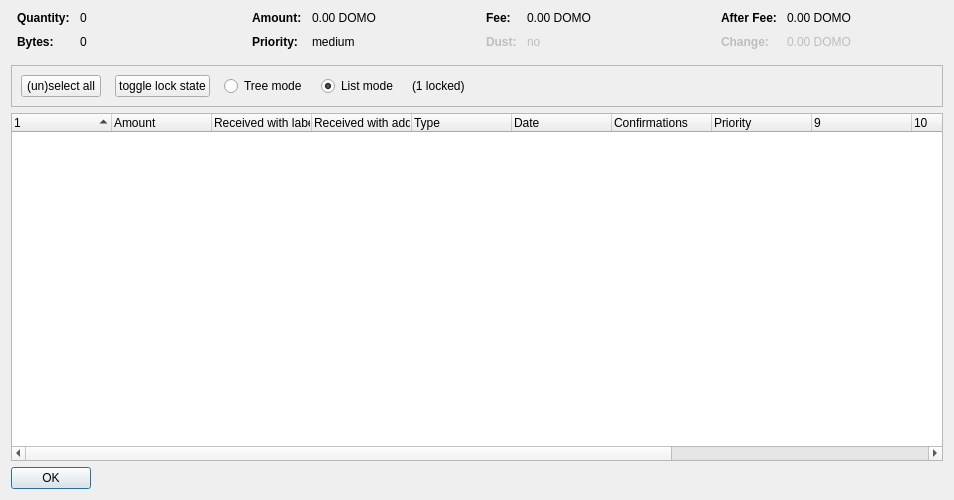
<?xml version="1.0" encoding="UTF-8"?>
<ui version="4.0">
 <class>CoinControlDialog</class>
 <widget class="QDialog" name="CoinControlDialog">
  <property name="geometry">
   <rect>
    <x>0</x>
    <y>0</y>
    <width>954</width>
    <height>500</height>
   </rect>
  </property>
  <property name="windowTitle">
   <string>Coin Selection</string>
  </property>
  <layout class="QVBoxLayout" name="verticalLayout">
   <item>
    <layout class="QHBoxLayout" name="horizontalLayoutTop" stretch="0,0,0,0">
     <property name="topMargin">
      <number>0</number>
     </property>
     <property name="bottomMargin">
      <number>10</number>
     </property>
     <item>
      <layout class="QFormLayout" name="formLayoutCoinControl1">
       <property name="horizontalSpacing">
        <number>10</number>
       </property>
       <property name="verticalSpacing">
        <number>10</number>
       </property>
       <property name="leftMargin">
        <number>6</number>
       </property>
       <property name="rightMargin">
        <number>6</number>
       </property>
       <item row="0" column="0">
        <widget class="QLabel" name="labelCoinControlQuantityText">
         <property name="font">
          <font>
           <weight>75</weight>
           <bold>true</bold>
          </font>
         </property>
         <property name="text">
          <string>Quantity:</string>
         </property>
        </widget>
       </item>
       <item row="0" column="1">
        <widget class="QLabel" name="labelCoinControlQuantity">
         <property name="cursor">
          <cursorShape>IBeamCursor</cursorShape>
         </property>
         <property name="contextMenuPolicy">
          <enum>Qt::ActionsContextMenu</enum>
         </property>
         <property name="text">
          <string notr="true">0</string>
         </property>
         <property name="textInteractionFlags">
          <set>Qt::LinksAccessibleByMouse|Qt::TextSelectableByKeyboard|Qt::TextSelectableByMouse</set>
         </property>
        </widget>
       </item>
       <item row="1" column="0">
        <widget class="QLabel" name="labelCoinControlBytesText">
         <property name="font">
          <font>
           <weight>75</weight>
           <bold>true</bold>
          </font>
         </property>
         <property name="text">
          <string>Bytes:</string>
         </property>
        </widget>
       </item>
       <item row="1" column="1">
        <widget class="QLabel" name="labelCoinControlBytes">
         <property name="cursor">
          <cursorShape>IBeamCursor</cursorShape>
         </property>
         <property name="contextMenuPolicy">
          <enum>Qt::ActionsContextMenu</enum>
         </property>
         <property name="text">
          <string notr="true">0</string>
         </property>
         <property name="textInteractionFlags">
          <set>Qt::LinksAccessibleByMouse|Qt::TextSelectableByKeyboard|Qt::TextSelectableByMouse</set>
         </property>
        </widget>
       </item>
      </layout>
     </item>
     <item>
      <layout class="QFormLayout" name="formLayoutCoinControl2">
       <property name="horizontalSpacing">
        <number>10</number>
       </property>
       <property name="verticalSpacing">
        <number>10</number>
       </property>
       <property name="leftMargin">
        <number>6</number>
       </property>
       <property name="rightMargin">
        <number>6</number>
       </property>
       <item row="0" column="0">
        <widget class="QLabel" name="labelCoinControlAmountText">
         <property name="font">
          <font>
           <weight>75</weight>
           <bold>true</bold>
          </font>
         </property>
         <property name="text">
          <string>Amount:</string>
         </property>
        </widget>
       </item>
       <item row="0" column="1">
        <widget class="QLabel" name="labelCoinControlAmount">
         <property name="cursor">
          <cursorShape>IBeamCursor</cursorShape>
         </property>
         <property name="contextMenuPolicy">
          <enum>Qt::ActionsContextMenu</enum>
         </property>
         <property name="text">
          <string notr="true">0.00 DOMO</string>
         </property>
         <property name="textInteractionFlags">
          <set>Qt::LinksAccessibleByMouse|Qt::TextSelectableByKeyboard|Qt::TextSelectableByMouse</set>
         </property>
        </widget>
       </item>
       <item row="1" column="0">
        <widget class="QLabel" name="labelCoinControlPriorityText">
         <property name="font">
          <font>
           <weight>75</weight>
           <bold>true</bold>
          </font>
         </property>
         <property name="text">
          <string>Priority:</string>
         </property>
        </widget>
       </item>
       <item row="1" column="1">
        <widget class="QLabel" name="labelCoinControlPriority">
         <property name="cursor">
          <cursorShape>IBeamCursor</cursorShape>
         </property>
         <property name="contextMenuPolicy">
          <enum>Qt::ActionsContextMenu</enum>
         </property>
         <property name="text">
          <string>medium</string>
         </property>
         <property name="textInteractionFlags">
          <set>Qt::LinksAccessibleByMouse|Qt::TextSelectableByKeyboard|Qt::TextSelectableByMouse</set>
         </property>
        </widget>
       </item>
      </layout>
     </item>
     <item>
      <layout class="QFormLayout" name="formLayoutCoinControl3">
       <property name="horizontalSpacing">
        <number>10</number>
       </property>
       <property name="verticalSpacing">
        <number>10</number>
       </property>
       <property name="leftMargin">
        <number>6</number>
       </property>
       <property name="rightMargin">
        <number>6</number>
       </property>
       <item row="0" column="0">
        <widget class="QLabel" name="labelCoinControlFeeText">
         <property name="font">
          <font>
           <weight>75</weight>
           <bold>true</bold>
          </font>
         </property>
         <property name="text">
          <string>Fee:</string>
         </property>
        </widget>
       </item>
       <item row="0" column="1">
        <widget class="QLabel" name="labelCoinControlFee">
         <property name="cursor">
          <cursorShape>IBeamCursor</cursorShape>
         </property>
         <property name="contextMenuPolicy">
          <enum>Qt::ActionsContextMenu</enum>
         </property>
         <property name="text">
          <string notr="true">0.00 DOMO</string>
         </property>
         <property name="textInteractionFlags">
          <set>Qt::LinksAccessibleByMouse|Qt::TextSelectableByKeyboard|Qt::TextSelectableByMouse</set>
         </property>
        </widget>
       </item>
       <item row="1" column="0">
        <widget class="QLabel" name="labelCoinControlLowOutputText">
         <property name="enabled">
          <bool>false</bool>
         </property>
         <property name="font">
          <font>
           <weight>75</weight>
           <bold>true</bold>
          </font>
         </property>
         <property name="text">
          <string>Dust:</string>
         </property>
        </widget>
       </item>
       <item row="1" column="1">
        <widget class="QLabel" name="labelCoinControlLowOutput">
         <property name="enabled">
          <bool>false</bool>
         </property>
         <property name="cursor">
          <cursorShape>IBeamCursor</cursorShape>
         </property>
         <property name="contextMenuPolicy">
          <enum>Qt::ActionsContextMenu</enum>
         </property>
         <property name="text">
          <string>no</string>
         </property>
         <property name="textInteractionFlags">
          <set>Qt::LinksAccessibleByMouse|Qt::TextSelectableByKeyboard|Qt::TextSelectableByMouse</set>
         </property>
        </widget>
       </item>
      </layout>
     </item>
     <item>
      <layout class="QFormLayout" name="formLayoutCoinControl4">
       <property name="horizontalSpacing">
        <number>10</number>
       </property>
       <property name="verticalSpacing">
        <number>10</number>
       </property>
       <property name="leftMargin">
        <number>6</number>
       </property>
       <property name="rightMargin">
        <number>6</number>
       </property>
       <item row="0" column="0">
        <widget class="QLabel" name="labelCoinControlAfterFeeText">
         <property name="font">
          <font>
           <weight>75</weight>
           <bold>true</bold>
          </font>
         </property>
         <property name="text">
          <string>After Fee:</string>
         </property>
        </widget>
       </item>
       <item row="0" column="1">
        <widget class="QLabel" name="labelCoinControlAfterFee">
         <property name="cursor">
          <cursorShape>IBeamCursor</cursorShape>
         </property>
         <property name="contextMenuPolicy">
          <enum>Qt::ActionsContextMenu</enum>
         </property>
         <property name="text">
          <string notr="true">0.00 DOMO</string>
         </property>
         <property name="textInteractionFlags">
          <set>Qt::LinksAccessibleByMouse|Qt::TextSelectableByKeyboard|Qt::TextSelectableByMouse</set>
         </property>
        </widget>
       </item>
       <item row="1" column="0">
        <widget class="QLabel" name="labelCoinControlChangeText">
         <property name="enabled">
          <bool>false</bool>
         </property>
         <property name="font">
          <font>
           <weight>75</weight>
           <bold>true</bold>
          </font>
         </property>
         <property name="text">
          <string>Change:</string>
         </property>
        </widget>
       </item>
       <item row="1" column="1">
        <widget class="QLabel" name="labelCoinControlChange">
         <property name="enabled">
          <bool>false</bool>
         </property>
         <property name="cursor">
          <cursorShape>IBeamCursor</cursorShape>
         </property>
         <property name="contextMenuPolicy">
          <enum>Qt::ActionsContextMenu</enum>
         </property>
         <property name="text">
          <string notr="true">0.00 DOMO</string>
         </property>
         <property name="textInteractionFlags">
          <set>Qt::LinksAccessibleByMouse|Qt::TextSelectableByKeyboard|Qt::TextSelectableByMouse</set>
         </property>
        </widget>
       </item>
      </layout>
     </item>
    </layout>
   </item>
   <item>
    <widget class="QFrame" name="frame">
     <property name="minimumSize">
      <size>
       <width>0</width>
       <height>40</height>
      </size>
     </property>
     <property name="frameShape">
      <enum>QFrame::StyledPanel</enum>
     </property>
     <property name="frameShadow">
      <enum>QFrame::Sunken</enum>
     </property>
     <layout class="QHBoxLayout" name="horizontalLayout">
      <item>
       <layout class="QHBoxLayout" name="horizontalLayoutPanel" stretch="0,0,0,0,0,0">
        <property name="spacing">
         <number>14</number>
        </property>
        <item>
         <widget class="QPushButton" name="pushButtonSelectAll">
          <property name="sizePolicy">
           <sizepolicy hsizetype="Maximum" vsizetype="Fixed">
            <horstretch>0</horstretch>
            <verstretch>0</verstretch>
           </sizepolicy>
          </property>
          <property name="text">
           <string>(un)select all</string>
          </property>
          <property name="autoDefault">
           <bool>false</bool>
          </property>
         </widget>
        </item>
        <item>
         <widget class="QPushButton" name="pushButtonToggleLock">
          <property name="sizePolicy">
           <sizepolicy hsizetype="Maximum" vsizetype="Fixed">
            <horstretch>0</horstretch>
            <verstretch>0</verstretch>
           </sizepolicy>
          </property>
          <property name="text">
           <string>toggle lock state</string>
          </property>
          <property name="autoDefault">
           <bool>false</bool>
          </property>
         </widget>
        </item>
        <item>
         <widget class="QRadioButton" name="radioTreeMode">
          <property name="sizePolicy">
           <sizepolicy hsizetype="Maximum" vsizetype="Fixed">
            <horstretch>0</horstretch>
            <verstretch>0</verstretch>
           </sizepolicy>
          </property>
          <property name="text">
           <string>Tree mode</string>
          </property>
         </widget>
        </item>
        <item>
         <widget class="QRadioButton" name="radioListMode">
          <property name="sizePolicy">
           <sizepolicy hsizetype="Maximum" vsizetype="Fixed">
            <horstretch>0</horstretch>
            <verstretch>0</verstretch>
           </sizepolicy>
          </property>
          <property name="text">
           <string>List mode</string>
          </property>
          <property name="checked">
           <bool>true</bool>
          </property>
         </widget>
        </item>
        <item>
         <widget class="QLabel" name="labelLocked">
          <property name="text">
           <string>(1 locked)</string>
          </property>
         </widget>
        </item>
        <item>
         <spacer name="horizontalSpacer">
          <property name="orientation">
           <enum>Qt::Horizontal</enum>
          </property>
          <property name="sizeHint" stdset="0">
           <size>
            <width>40</width>
            <height>20</height>
           </size>
          </property>
         </spacer>
        </item>
       </layout>
      </item>
     </layout>
    </widget>
   </item>
   <item>
    <widget class="CoinControlTreeWidget" name="treeWidget">
     <property name="contextMenuPolicy">
      <enum>Qt::CustomContextMenu</enum>
     </property>
     <property name="sortingEnabled">
      <bool>false</bool>
     </property>
     <property name="columnCount">
      <number>13</number>
     </property>
     <attribute name="headerShowSortIndicator" stdset="0">
      <bool>true</bool>
     </attribute>
     <attribute name="headerStretchLastSection">
      <bool>false</bool>
     </attribute>
     <column>
      <property name="text">
       <string/>
      </property>
     </column>
     <column>
      <property name="text">
       <string>Amount</string>
      </property>
     </column>
     <column>
      <property name="text">
       <string>Received with label</string>
      </property>
     </column>
     <column>
      <property name="text">
       <string>Received with address</string>
      </property>
     </column>
     <column>
      <property name="text">
       <string>Type</string>
      </property>
     </column>
     <column>
      <property name="text">
       <string>Date</string>
      </property>
     </column>
     <column>
      <property name="text">
       <string>Confirmations</string>
      </property>
      <property name="toolTip">
       <string>Confirmed</string>
      </property>
     </column>
     <column>
      <property name="text">
       <string>Priority</string>
      </property>
     </column>
     <column>
      <property name="text">
       <string/>
      </property>
     </column>
     <column>
      <property name="text">
       <string/>
      </property>
     </column>
     <column>
      <property name="text">
       <string/>
      </property>
     </column>
     <column>
      <property name="text">
       <string/>
      </property>
     </column>
     <column>
      <property name="text">
       <string/>
      </property>
     </column>
    </widget>
   </item>
   <item>
    <widget class="QDialogButtonBox" name="buttonBox">
     <property name="sizePolicy">
      <sizepolicy hsizetype="Maximum" vsizetype="Fixed">
       <horstretch>0</horstretch>
       <verstretch>0</verstretch>
      </sizepolicy>
     </property>
     <property name="orientation">
      <enum>Qt::Horizontal</enum>
     </property>
     <property name="standardButtons">
      <set>QDialogButtonBox::Ok</set>
     </property>
    </widget>
   </item>
  </layout>
 </widget>
 <customwidgets>
  <customwidget>
   <class>CoinControlTreeWidget</class>
   <extends>QTreeWidget</extends>
   <header>coincontroltreewidget.h</header>
  </customwidget>
 </customwidgets>
 <resources/>
 <connections/>
</ui>
